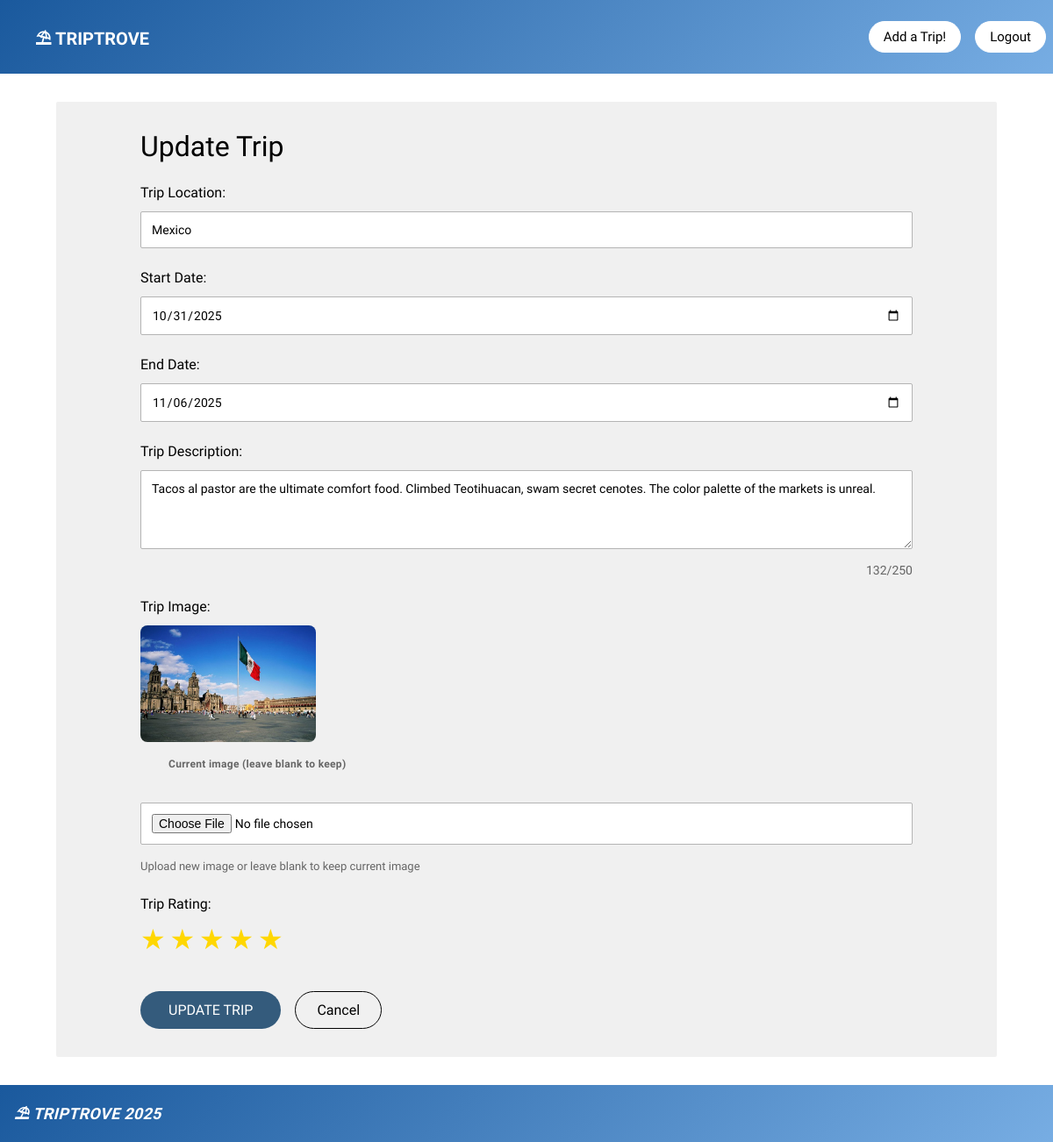
The app's page /update/60 (signed in) with its own data.
### tables this page shows
CREATE TABLE Trips (
            trip_id INTEGER PRIMARY KEY AUTOINCREMENT,
            trip_location TEXT NOT NULL,
            trip_start TEXT NOT NULL,
            trip_end TEXT NOT NULL,
            trip_image TEXT,
            trip_description TEXT,
            rating INTEGER DEFAULT 0 CHECK(rating >= 0 AND rating <= 5)
        , user_id INTEGER DEFAULT 1 NOT NULL);

### app.py (the view)
@app.route('/update/<int:trip_id>', methods=['POST','GET'])
@login_required
def update(trip_id):
    conn = sqlite3.connect('part_a.db')
    conn.row_factory = sqlite3.Row
    cursor = conn.cursor()
    if request.method == 'POST':
        trip_location = request.form.get('trip_location')
        trip_start = request.form.get('trip_start')
        trip_end = request.form.get('trip_end')
        trip_description = request.form.get('trip_description')
        rating = request.form.get('rating')
        import re
        from datetime import datetime
        if not re.match(r'^[a-zA-Z\s,.-]+$', trip_location):
            conn.close()
            return "Invalid location format. Only letters, spaces, commas, periods, and hyphens allowed.", 400
        try:
            start = datetime.strptime(trip_start, '%Y-%m-%d')
            end = datetime.strptime(trip_end, '%Y-%m-%d')
            if end < start:
                conn.close()
                return "End date must be after start date.", 400
        except ValueError:
            conn.close()
            return "Invalid date format.", 400
        if trip_description and len(trip_description) > 250:
            conn.close()
            return "Description must be 250 characters or less.", 400
        try:
            rating_int = int(rating)
            if rating_int < 1 or rating_int > 5:
                conn.close()
                return "Rating must be between 1 and 5.", 400
        except (ValueError, TypeError):
            conn.close()
            return "Invalid rating. Please select a rating.", 400
        if 'trip_image' in request.files and request.files['trip_image'].filename != '':
            file = request.files['trip_image']
            if file and allowed_file(file.filename):
                filename = secure_filename(file.filename)
                filename = f"{int(time.time())}_{filename}"
                file.save(os.path.join(app.config['UPLOAD_FOLDER'], filename))
                trip_image = f"uploads/{filename}"
            else:
                conn.close()
                return "Invalid file type. Please upload PNG, JPG, JPEG, GIF, or WEBP", 400
        else:
            cursor.execute('SELECT trip_image FROM Trips WHERE trip_id = ? AND user_id = ?', (trip_id, session['user_id']))
            result = cursor.fetchone()
            trip_image = result['trip_image'] if result else None
        cursor.execute('''
            UPDATE Trips
            SET trip_location = ?,
                trip_start = ?,
                trip_end = ?,
                trip_image = ?,
                trip_description = ?,
                rating = ?
            WHERE trip_id = ? AND user_id = ?
        ''', (trip_location, trip_start, trip_end, trip_image, trip_description, rating, trip_id, session['user_id']))
        conn.commit()
        conn.close()
        return redirect(url_for('index'))
    else:
        cursor.execute('SELECT * FROM Trips WHERE trip_id = ? AND user_id = ?', (trip_id, session['user_id']))
        trip = cursor.fetchone()
        conn.close()
        if trip is None:
            return "Trip not found", 404
        return render_template('update.html', trip=trip)

### app.py (called while the page is built)
def login_required(f):
    @wraps(f)
    def decorated_function(*args, **kwargs):
        if 'user_id' not in session:
            return redirect(url_for('login'))
        return f(*args, **kwargs)
    return decorated_function

### templates/update.html (shortened to what this page needs)
{% extends "base.html" %}
{% block head %}
<header>
    <h1>
        <a href="/">⛱ TRIPTROVE</a>
    </h1>
    <nav>
        <a href="/create">Add a Trip!</a>
        <a href="/logout">Logout</a>
    </nav>
</header>
{% endblock %}
{% block body %}
<div class="form-container">
    <h2>Update Trip</h2>
    <form action="{{ url_for('update', trip_id=trip['trip_id']) }}" method="POST" enctype="multipart/form-data" class="trip-form" id="updateForm">
        <div class="form-group">
            <label for="trip-location">Trip Location:</label>
            <input
                type="text"
                id="trip-location"
                name="trip_location"
                value="{{ trip['trip_location'] }}"
                placeholder="e.g. Paris, France"
                pattern="^[a-zA-Z\s,.-]+$"
                title="Location should only contain letters, spaces, commas, periods, and hyphens"
                required>
        </div>
        <div class="form-group">
            <label for="trip-start">Start Date:</label>
            <input
                type="date"
                id="trip-start"
                name="trip_start"
                value="{{ trip['trip_start'] }}"
                required>
        </div>
        <div class="form-group">
            <label for="trip-end">End Date:</label>
            <input
                type="date"
                id="trip-end"
                name="trip_end"
                value="{{ trip['trip_end'] }}"
                required>
        </div>
        <div class="form-group">
            <label for="trip-description">Trip Description:</label>
            <textarea
                id="trip-description"
                name="trip_description"
                rows="4"
                maxlength="250"
                placeholder="Describe your trip (max 250 characters)">{{ trip['trip_description'] }}</textarea>
            <span class="char-count"><span id="char-count">{{ trip['trip_description']|length if trip['trip_description'] else 0 }}</span>/250</span>
        </div>
        <div class="form-group">
            <label for="trip-image">Trip Image:</label>
            {% if trip['trip_image'] %}
            <div style="margin-bottom: 10px;">
                <img src="{{ url_for('static', filename=trip['trip_image']) }}" alt="Current image" style="max-width: 200px; border-radius: 8px;">
                <p style="font-size: 12px; color: #666;">Current image (leave blank to keep)</p>
            </div>
            {% endif %}
            <input
                type="file"
                id="trip-image"
                name="trip_image"
                accept="image/png, image/jpeg, image/jpg, image/gif, image/webp">
            <small style="color: #666;">Upload new image or leave blank to keep current image</small>
        </div>
        <div class="form-group">
            <label for="rating">Trip Rating:</label>
            <div class="rating-input">
                {% for star in range(1, 6) %}
                <span class="star-input {% if star <= trip['rating'] %}filled{% else %}empty{% endif %}" data-value="{{ star }}">★</span>
                {% endfor %}
            </div>
        </div>
        <div class="form-buttons">
            <button type="submit" class="submit-btn">UPDATE TRIP</button>
            <a href="/" class="cancel-btn">Cancel</a>
        </div>
    </form>
</div>
{% endblock %}
{% block footer %}
<p class="footer">⛱ TRIPTROVE 2025</p>
{% endblock %}

### static/style.css (style rules this page uses)
h1, h1 a { font-family: 'Nunito Sans', sans-serif; font-size: 20px; font-weight: bold; color: white; padding: 0; padding-left: 1rem; border: none; background-color: transparent; border-radius: 0; text-decoration: none; }
h2 { font-family: 'Nunito Sans', sans-serif; font-size: 50px; font-weight: normal; color: rgb(0, 0, 0); padding-left: 2rem; }
p { font-family: 'Nunito Sans', sans-serif; font-size: 18px; font-weight: bold; font-style: normal; color: rgb(0, 0, 0); margin-left: 2rem; line-height: 1.6; letter-spacing: 0.3px; max-width: 1200px; }
p.footer { font-family: 'Nunito Sans', sans-serif; font-size: 18px; font-weight: bold; font-style: italic; color: rgb(255, 255, 255); margin-left: 1rem; line-height: 1.6; letter-spacing: 0.3px; }
body { margin: 0; padding: 0; min-height: 100vh; display: flex; flex-direction: column; }
header { display: flex; justify-content: space-between; align-items: center; background: linear-gradient(135deg, #1a599d 0%, #77ade3 100%); padding: 0.5rem; }
nav { display: flex; gap: 1rem; position: relative; }
nav a { font-family: 'Nunito Sans', sans-serif; font-size: 15px; font-weight: normal; color: rgb(1,1,1); text-decoration: none; padding: 0.5rem 0.1rem; padding-left: 1rem; padding-right: 1rem; border: 1px solid rgb(255, 255, 255); background-color: rgb(255, 255, 255); border-radius: 25px; display: inline-block; transition: transform 0.3s ease, box-shadow 0.3s ease, background-color 0.3s ease; }
.form-container { max-width: 1200px; margin: 2rem 4rem; padding: 2rem 6rem; background-color: rgb(240, 240, 240); border-radius: 2px; }
.form-container h2 { font-family: 'Nunito Sans', sans-serif; font-size: 32px; font-weight: normal; color: rgb(1, 1, 1); margin: 0 0 1.5rem 0; padding: 0; }
.trip-form { display: flex; flex-direction: column; gap: 1.5rem; }
.form-group { display: flex; flex-direction: column; gap: 0.75rem; }
.form-group label { font-family: 'Nunito Sans', sans-serif; font-size: 16px; font-weight: normal; color: rgb(1, 1, 1); }
.form-group input, .form-group textarea { width: 100%; font-family: 'Nunito Sans', sans-serif; font-size: 14px; padding: 0.75rem; border: 1px solid rgb(180, 180, 180); border-radius: 2px; background-color: white; box-sizing: border-box; }
.form-group textarea { resize: vertical; }
input[type="date"] { cursor: pointer; }
.form-group small { font-family: 'Nunito Sans', sans-serif; font-size: 13px; font-weight: normal; color: rgb(100, 100, 100); font-style: normal; margin-top: 0.25rem; line-height: 1.4; }
.form-buttons { display: flex; gap: 1rem; margin-top: 1rem; }
.submit-btn { font-family: 'Nunito Sans', sans-serif; font-size: 16px; font-weight: normal; color: white; background-color: rgb(52, 91, 124); padding: 0.75rem 2rem; border: none; border-radius: 25px; cursor: pointer; transition: background-color 0.3s; }
.cancel-btn, .cancel-edit-btn { font-family: 'Nunito Sans', sans-serif; font-size: 16px; font-weight: normal; color: rgb(1, 1, 1); background-color: transparent; padding: 0.5rem 1.5rem; border: 1px solid rgb(1, 1, 1); border-radius: 25px; text-decoration: none; display: inline-flex; align-items: center; justify-content: center; text-align: center; cursor: pointer; transition: background-color 0.3s; }
.rating-input { display: flex; gap: 0.3rem; cursor: pointer; }
.star-input { font-size: 32px; cursor: pointer; transition: transform 0.2s, opacity 0.2s; }
.star-input.filled { color: gold; }
.char-count { font-size: 14px; color: rgb(100, 100, 100); margin-top: 0.25rem; text-align: right; display: block; font-family: 'Nunito Sans', sans-serif; }

### records on screen
Trips: trip_location "Mexico", trip_start "10/31/2025", trip_end "11/06/2025", trip_description "Tacos al pastor are the ultimate comfort food. Climbed Teotihuacan, swam secret cenotes. The color palette of the markets is unreal.", trip_image (picture)

### other values on screen
{{ trip['trip_description']|length if trip['trip_description'] else 0 }} "132"
